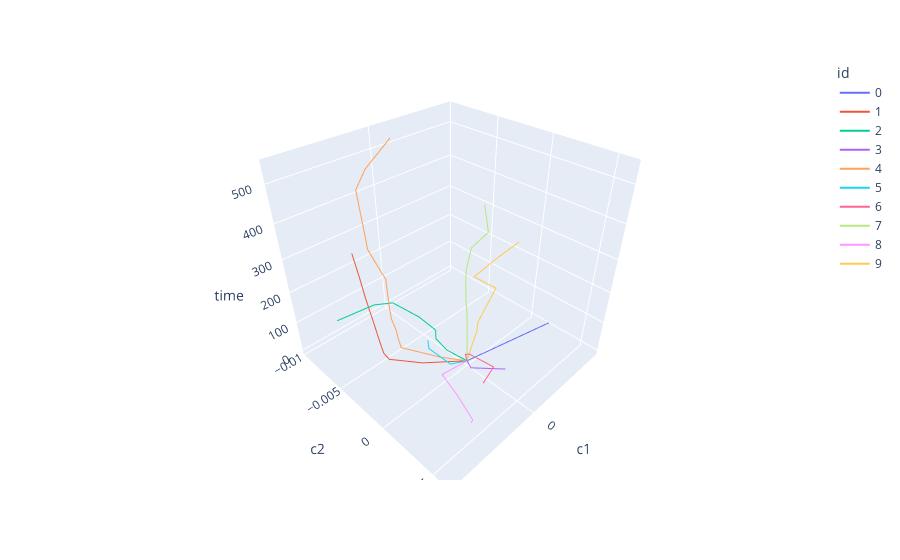

Notebook code for this chart:
### Code cell
print_movelets(shapelets, spatioTemporalCols)

### Figure 1 — Plotly figure (JSON) as saved in the notebook; plotly's stock layout.template omitted (floating-point values rounded to 4 significant figures)
{"data": [{"hovertemplate": "id=0<br>c1=%{x}<br>c2=%{y}<br>time=%{z}<extra></extra>", "legendgroup": "0", "line": {"color": "#636efa", "dash": "solid"}, "marker": {"symbol": "circle"}, "mode": "lines", "name": "0", "scene": "scene", "showlegend": true, "type": "scatter3d", "x": [0, -0.00379], "y": [0, 0.002624], "z": [0, 45]}, {"hovertemplate": "id=1<br>c1=%{x}<br>c2=%{y}<br>time=%{z}<extra></extra>", "legendgroup": "1", "line": {"color": "#EF553B", "dash": "solid"}, "marker": {"symbol": "circle"}, "mode": "lines", "name": "1", "scene": "scene", "showlegend": true, "type": "scatter3d", "x": [0, 0.001747, 0.00288, 0.0031, 0.003121, 0.002924, 0.002475, 0.002168, 0.001685], "y": [0, -0.001629, -0.002978, -0.003021, -0.003284, -0.004285, -0.006235, -0.007551, -0.009571], "z": [0, 30, 60, 90, 120, 150, 180, 210, 240]}, {"hovertemplate": "id=2<br>c1=%{x}<br>c2=%{y}<br>time=%{z}<extra></extra>", "legendgroup": "2", "line": {"color": "#00cc96", "dash": "solid"}, "marker": {"symbol": "circle"}, "mode": "lines", "name": "2", "scene": "scene", "showlegend": true, "type": "scatter3d", "x": [0, 0.000502, 0.000693, 0.000693, 0.000983, 0.001519, 0.002497, 0.004384], "y": [0, -0.001299, -0.002159, -0.002159, -0.003423, -0.005257, -0.005168, -0.004691], "z": [0, 30, 60, 90, 120, 150, 180, 210]}, {"hovertemplate": "id=3<br>c1=%{x}<br>c2=%{y}<br>time=%{z}<extra></extra>", "legendgroup": "3", "line": {"color": "#ab63fa", "dash": "solid"}, "marker": {"symbol": "circle"}, "mode": "lines", "name": "3", "scene": "scene", "showlegend": true, "type": "scatter3d", "x": [0, 0.00053, -4.4e-05], "y": [0, 0.001274, 0.003652], "z": [0, 30, 60]}, {"hovertemplate": "id=4<br>c1=%{x}<br>c2=%{y}<br>time=%{z}<extra></extra>", "legendgroup": "4", "line": {"color": "#FFA15A", "dash": "solid"}, "marker": {"symbol": "circle"}, "mode": "lines", "name": "4", "scene": "scene", "showlegend": true, "type": "scatter3d", "x": [0, 0.000989, 0.002095, 0.00215, 0.002184, 0.002219, 0.002219, 0.002232, 0.002247, 0.002282, 0.002295, 0.002296, 0.001599, -0.000251], "y": [0, -0.001094, -0.003287, -0.003427, -0.003533, -0.003901, -0.004015, -0.00412, -0.005016, -0.00578, -0.005842, -0.006334, -0.006863, -0.008245], "z": [0, 30, 60, 90, 120, 150, 180, 270, 300, 330, 360, 480, 510, 540]}, {"hovertemplate": "id=5<br>c1=%{x}<br>c2=%{y}<br>time=%{z}<extra></extra>", "legendgroup": "5", "line": {"color": "#19d3f3", "dash": "solid"}, "marker": {"symbol": "circle"}, "mode": "lines", "name": "5", "scene": "scene", "showlegend": true, "type": "scatter3d", "x": [0, 0.000977, 0.001314, 0.001348], "y": [0, -6.9e-05, -0.001744, -0.001761], "z": [0, 30, 60, 90]}, {"hovertemplate": "id=6<br>c1=%{x}<br>c2=%{y}<br>time=%{z}<extra></extra>", "legendgroup": "6", "line": {"color": "#FF6692", "dash": "solid"}, "marker": {"symbol": "circle"}, "mode": "lines", "name": "6", "scene": "scene", "showlegend": true, "type": "scatter3d", "x": [0, 0.000123, 0.000354, 0.000567, 0.001809], "y": [0, 0, 0.000834, 0.003441, 0.004427], "z": [0, 30, 60, 90, 120]}, {"hovertemplate": "id=7<br>c1=%{x}<br>c2=%{y}<br>time=%{z}<extra></extra>", "legendgroup": "7", "line": {"color": "#B6E880", "dash": "solid"}, "marker": {"symbol": "circle"}, "mode": "lines", "name": "7", "scene": "scene", "showlegend": true, "type": "scatter3d", "x": [0, -0.00159, -0.002087, -0.002374, -0.002429, -0.00245, -0.002839, -0.003784, -0.004116, -0.00428], "y": [0, -0.002716, -0.003708, -0.004271, -0.004368, -0.004369, -0.004492, -0.004204, -0.005003, -0.005513], "z": [0, 30, 60, 90, 120, 150, 210, 240, 270, 300]}, {"hovertemplate": "id=8<br>c1=%{x}<br>c2=%{y}<br>time=%{z}<extra></extra>", "legendgroup": "8", "line": {"color": "#FF97FF", "dash": "solid"}, "marker": {"symbol": "circle"}, "mode": "lines", "name": "8", "scene": "scene", "showlegend": true, "type": "scatter3d", "x": [0, 0.001629, 0.002257, 0.002974, 0.003397], "y": [0, 0.00024, 0.002849, 0.005485, 0.006013], "z": [0, 30, 60, 90, 120]}, {"hovertemplate": "id=9<br>c1=%{x}<br>c2=%{y}<br>time=%{z}<extra></extra>", "legendgroup": "9", "line": {"color": "#FECB52", "dash": "solid"}, "marker": {"symbol": "circle"}, "mode": "lines", "name": "9", "scene": "scene", "showlegend": true, "type": "scatter3d", "x": [0, -0.000397, -0.000896, -0.000951, -0.002326, -0.001769, -0.003158, -0.004137], "y": [0, -0.00022, -0.000519, -0.000527, -0.000941, -0.002407, -0.002049, -0.001488], "z": [0, 30, 60, 90, 150, 180, 210, 240]}], "layout": {"legend": {"title": {"text": "id"}, "tracegroupgap": 0}, "margin": {"t": 60}, "scene": {"domain": {"x": [0, 1], "y": [0, 1]}, "xaxis": {"title": {"text": "c1"}}, "yaxis": {"title": {"text": "c2"}}, "zaxis": {"title": {"text": "time"}}}}}
